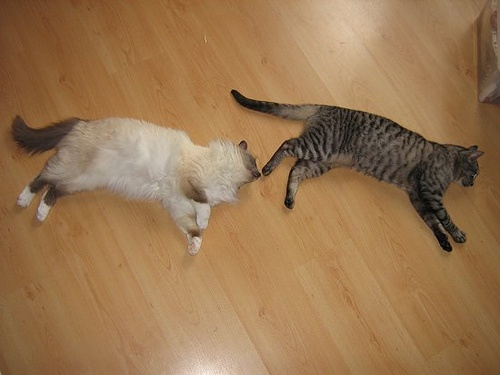
//> input picture data/000019.jpg, 500 x 375 px
$ ./main ../data/000019.jpg   (built with g++ and OpenCV 4)
//> lines starting //> are read from the running program, lines starting //| are printed output that depends on the picture
### src/functions.hpp
#include <opencv2/opencv.hpp>

using namespace std;
using namespace cv;
using namespace cv::ximgproc;

// [77 lines left out: functions mysave, myshow, showplot, saveplot, random_color, not called in this run]


int get_hue(int r, int g, int b)
{
    float fr, fg, fb;
    float max, min, delta;
    fr = r/255.0;
    fg = g/255.0;
    fb = b/255.0;
    max = (fr>fg?fr:fg);
    max = (max>fb?max:fb);
    min = (fr<fg?fr:fg);
    min = (min<fb?min:fb);
    delta = max-min;
    if( delta < 0.01) return 0;
    if( fr == max)
    {
        return 60*((int)((fg-fb)/delta) % 6);
    }
}

### src/main.cpp
//you
#include <stdio.h>
#include <opencv2/opencv.hpp>
#include <opencv2/highgui.hpp>
#include <vector>
#include <string>
#include <inttypes.h>
#include <opencv2/ximgproc.hpp>

//me
#include "functions.hpp"

void selectSort(int *arr, int n)
{
	int pos_min,temp;

	for (int i=0; i < n-1; i++)
	{
	    pos_min = i;//set pos_min to the current index of array
		for (int j=i+1; j < n; j++)
		{
		    if (arr[j] < arr[pos_min]) pos_min=j;
		}
        if (pos_min != i)
        {
            temp = arr[i];
            arr[i] = arr[pos_min];
            arr[pos_min] = temp;
        }
	}
}

int main( int argc, char** argv)
{
    string fname(argv[1]);
    string a = fname.substr(7,6);
    cout << fname << endl;

    Mat img, seg_img;
    img = imread(fname, CV_LOAD_IMAGE_COLOR);
//> img is the input picture: 375 rows x 500 cols, CV_8UC3; mean B, G, R 80.7, 118.2, 153.5

    FILE *f = fopen(("./data/"+a+".txt").c_str(), "r+");
    if(!f) printf("null anam");
    //preprocess
    GaussianBlur( img, seg_img, Size( 7, 7), 0, 0 );

    //SLIC
    Ptr<SuperpixelSLIC> myslic;
    myslic = createSuperpixelSLIC(seg_img, SLIC, 20, 8.0f);
    myslic->iterate(90);
    cv::Mat labels(seg_img.size(), CV_32SC1);
    myslic->getLabels(labels);
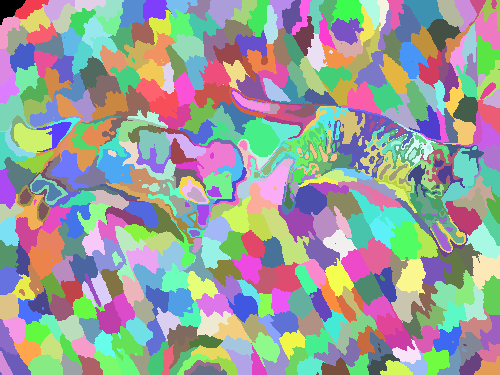
//> labels: 375 rows x 500 cols, CV_32SC1; 475 distinct labels, from 0 to 474; one colour per label, 0 black
    Mat out;
    myslic->getLabelContourMask(out, false);
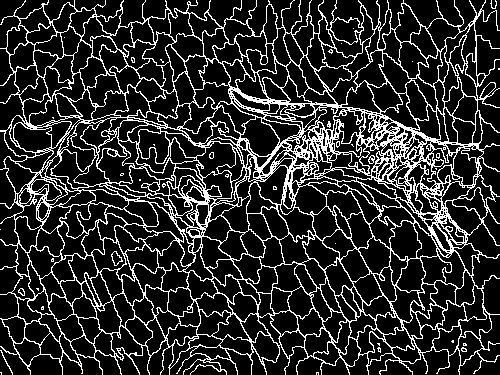
//> out: 375 rows x 500 cols, CV_8UC1; 17.4% white in thin lines or dots
    Mat labels_init = labels.clone();

    //split channels
    std::vector<Mat> bgr; //destination array
    split(img,bgr); //split source
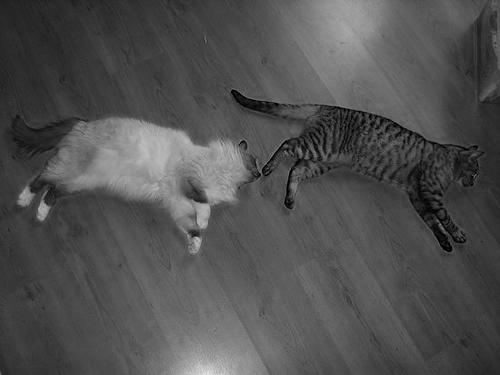
//> bgr[0]: 375 rows x 500 cols, CV_8UC1; min 0, max 232, mean 80.7
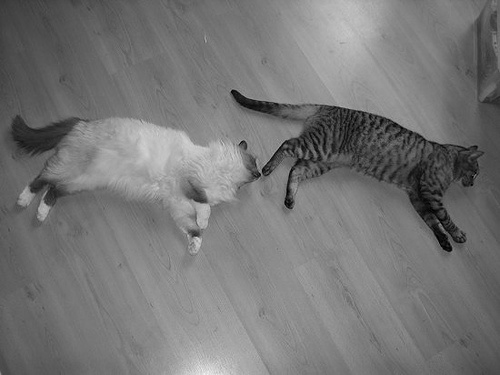
//> bgr[1]: 375 rows x 500 cols, CV_8UC1; min 0, max 242, mean 118.2
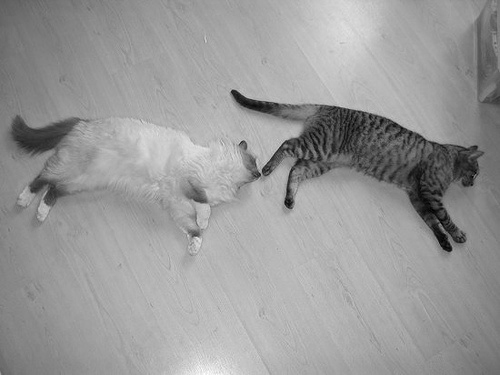
//> bgr[2]: 375 rows x 500 cols, CV_8UC1; min 0, max 255, mean 153.5

    //count
    int superpixels = myslic->getNumberOfSuperpixels();
//> superpixels = 475
    int superpixels_init = superpixels;
//> superpixels_init = 475


    //HISTOGRAMS
    //color
    int *color_hist;
    int temp_bins = 20;
    int color_bins = temp_bins*3;
    color_hist = new int[superpixels_init*color_bins];
    memset(color_hist, 0, sizeof(int)*superpixels_init*color_bins);
    for( int i = 0; i < img.rows; i++)
    {
        for( int j = 0; j < img.cols; j++)
        {
            int b, g, r, huehuehue;
            int label;
            b = bgr[0].row(i).at<uint8_t>(j);
            g = bgr[1].row(i).at<uint8_t>(j);
            r = bgr[2].row(i).at<uint8_t>(j);
            huehuehue = get_hue(r,g,b) / (360/temp_bins);
//> (the run ends here: the program needs code that is not available in this run, at `int sat = get_saturation(r,g,b) / (100/temp_bins);`)

$ run again, on data/000039.jpg
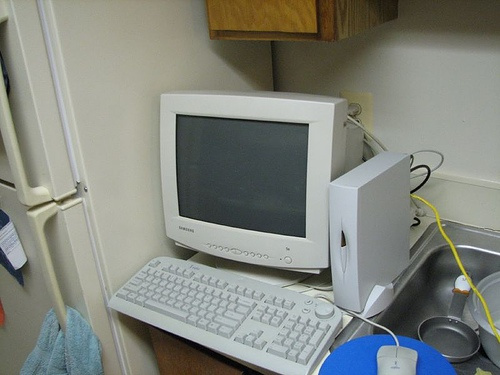
//> input picture data/000039.jpg, 500 x 375 px
//> img is the input picture: 375 rows x 500 cols, CV_8UC3; mean B, G, R 126.1, 133.4, 130.1
//> labels: 375 rows x 500 cols, CV_32SC1; 475 distinct labels, from 0 to 474
//> `myslic->getLabelContourMask(out, false);`:
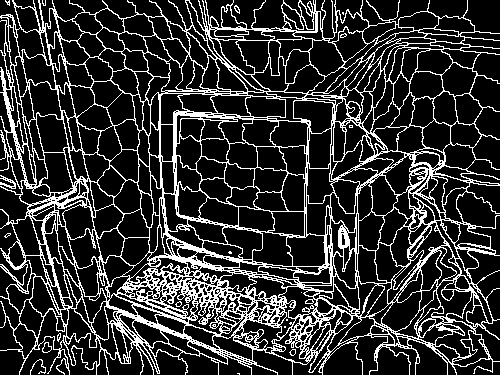
//> out: 375 rows x 500 cols, CV_8UC1; 19.4% white in thin lines or dots
//> `split(img,bgr);`:
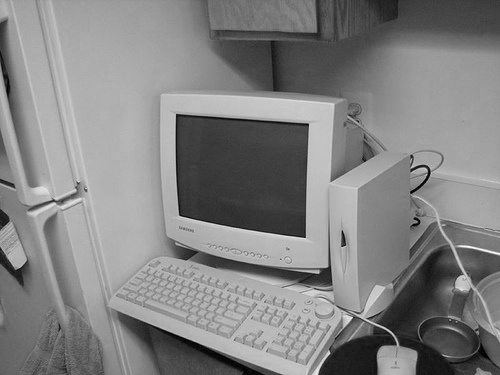
//> bgr[2]: 375 rows x 500 cols, CV_8UC1; min 0, max 251, mean 130.1
//> superpixels = 475

$ run again, on data/000095.jpg
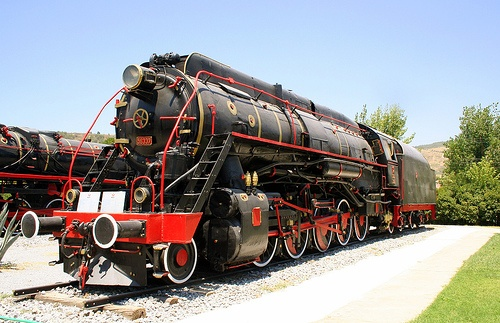
//> input picture data/000095.jpg, 500 x 323 px
//> img is the input picture: 323 rows x 500 cols, CV_8UC3; mean B, G, R 149.9, 149.7, 150.3
//> labels: 323 rows x 500 cols, CV_32SC1; 400 distinct labels, from 0 to 399
//> `myslic->getLabelContourMask(out, false);`:
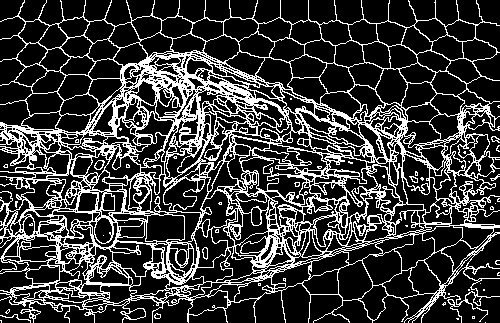
//> out: 323 rows x 500 cols, CV_8UC1; 22.8% white in thin lines or dots
//> `split(img,bgr);`:
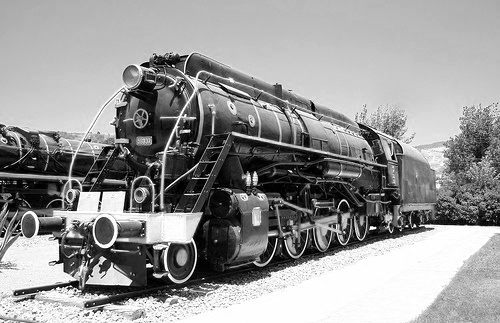
//> bgr[2]: 323 rows x 500 cols, CV_8UC1; min 0, max 255, mean 150.3
//> superpixels = 400

$ run again, on data/000120.jpg
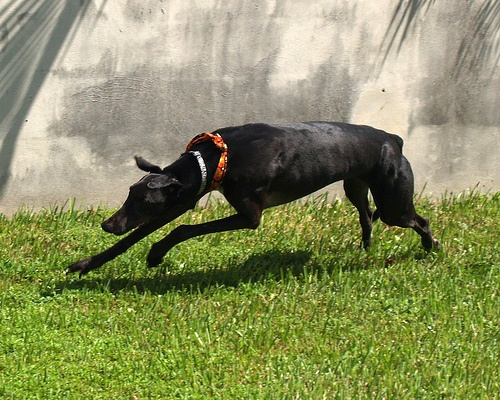
//> input picture data/000120.jpg, 500 x 400 px
//> img is the input picture: 400 rows x 500 cols, CV_8UC3; mean B, G, R 95, 142.7, 137.3
//> labels: 400 rows x 500 cols, CV_32SC1; 500 distinct labels, from 0 to 499
//> `myslic->getLabelContourMask(out, false);`:
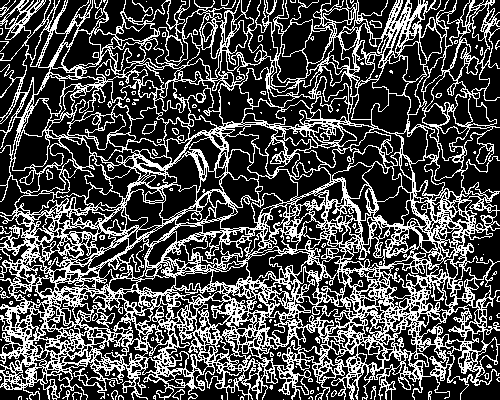
//> out: 400 rows x 500 cols, CV_8UC1; 30.3% white in thin lines or dots
//> `split(img,bgr);`:
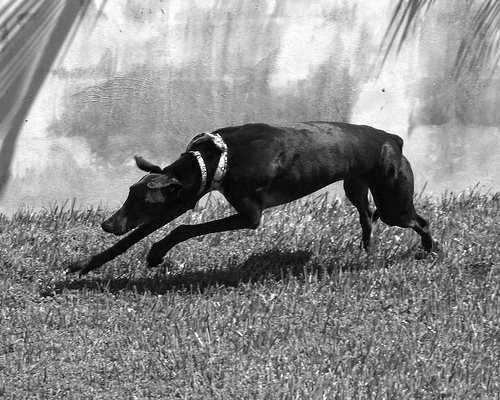
//> bgr[2]: 400 rows x 500 cols, CV_8UC1; min 0, max 255, mean 137.3
//> superpixels = 500
